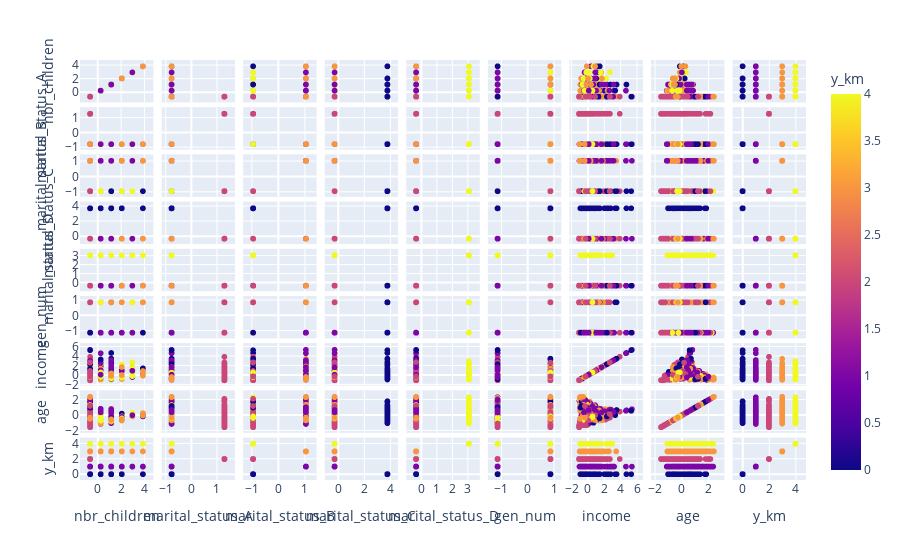

The code cell stored with this chart in its notebook:
### Code cell
data_new_y = data_new.copy()
data_new_y['y_km'] = c_y_km
fig = px.scatter_matrix(data_new_y, color='y_km')
fig.show()

### Figure 1 — Plotly figure (JSON) as saved in the notebook; plotly's stock layout.template omitted (floating-point values rounded to 4 significant figures; data arrays with more than 128 entries replaced by an {"elided": "..."} marker saying what was removed)
{"data": [{"dimensions": [{"axis": {"matches": true}, "label": "nbr_children", "values": {"elided": "747 float values"}}, {"axis": {"matches": true}, "label": "marital_status_A", "values": {"elided": "747 float values"}}, {"axis": {"matches": true}, "label": "marital_status_B", "values": {"elided": "747 float values"}}, {"axis": {"matches": true}, "label": "marital_status_C", "values": {"elided": "747 float values"}}, {"axis": {"matches": true}, "label": "marital_status_D", "values": {"elided": "747 float values"}}, {"axis": {"matches": true}, "label": "gen_num", "values": {"elided": "747 float values"}}, {"axis": {"matches": true}, "label": "income", "values": {"elided": "747 float values"}}, {"axis": {"matches": true}, "label": "age", "values": {"elided": "747 float values"}}, {"axis": {"matches": true}, "label": "y_km", "values": {"elided": "747 int values"}}], "hovertemplate": "%{xaxis.title.text}=%{x}<br>%{yaxis.title.text}=%{y}<br>y_km=%{marker.color}<extra></extra>", "legendgroup": "", "marker": {"color": {"elided": "747 int values"}, "coloraxis": "coloraxis", "symbol": "circle"}, "name": "", "showlegend": false, "type": "splom"}], "layout": {"autosize": true, "coloraxis": {"colorbar": {"title": {"text": "y_km"}}, "colorscale": [[0, "#0d0887"], [0.1111, "#46039f"], [0.2222, "#7201a8"], [0.3333, "#9c179e"], [0.4444, "#bd3786"], [0.5556, "#d8576b"], [0.6667, "#ed7953"], [0.7778, "#fb9f3a"], [0.8889, "#fdca26"], [1, "#f0f921"]]}, "dragmode": "select", "legend": {"tracegroupgap": 0}, "margin": {"t": 60}, "xaxis": {"autorange": true, "range": [-2.409, 5.647], "type": "linear"}, "xaxis2": {"autorange": true, "range": [-1.57, 2.111], "type": "linear"}, "xaxis3": {"autorange": true, "range": [-1.724, 1.834], "type": "linear"}, "xaxis4": {"autorange": true, "range": [-1.846, 5.4], "type": "linear"}, "xaxis5": {"autorange": true, "range": [-1.654, 4.442], "type": "linear"}, "xaxis6": {"autorange": true, "range": [-1.909, 1.669], "type": "linear"}, "xaxis7": {"autorange": true, "range": [-3.546, 7.994], "type": "linear"}, "xaxis8": {"autorange": true, "range": [-3.088, 3.98], "type": "linear"}, "xaxis9": {"autorange": true, "range": [-1.553, 5.553], "type": "linear"}, "yaxis": {"autorange": true, "range": [-2.409, 5.647], "type": "linear"}, "yaxis2": {"autorange": true, "range": [-1.57, 2.111], "type": "linear"}, "yaxis3": {"autorange": true, "range": [-1.724, 1.834], "type": "linear"}, "yaxis4": {"autorange": true, "range": [-1.846, 5.4], "type": "linear"}, "yaxis5": {"autorange": true, "range": [-1.654, 4.442], "type": "linear"}, "yaxis6": {"autorange": true, "range": [-1.909, 1.669], "type": "linear"}, "yaxis7": {"autorange": true, "range": [-3.546, 7.994], "type": "linear"}, "yaxis8": {"autorange": true, "range": [-3.088, 3.98], "type": "linear"}, "yaxis9": {"autorange": true, "range": [-1.553, 5.553], "type": "linear"}}}
